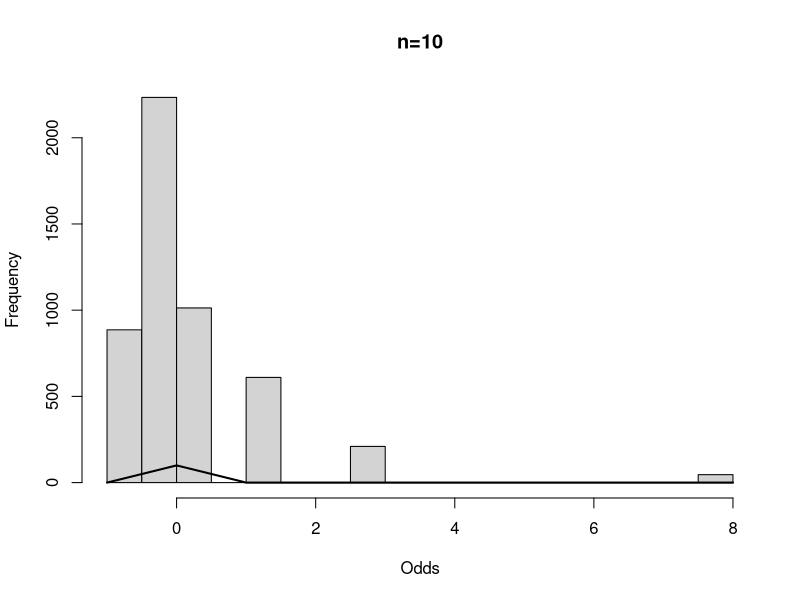
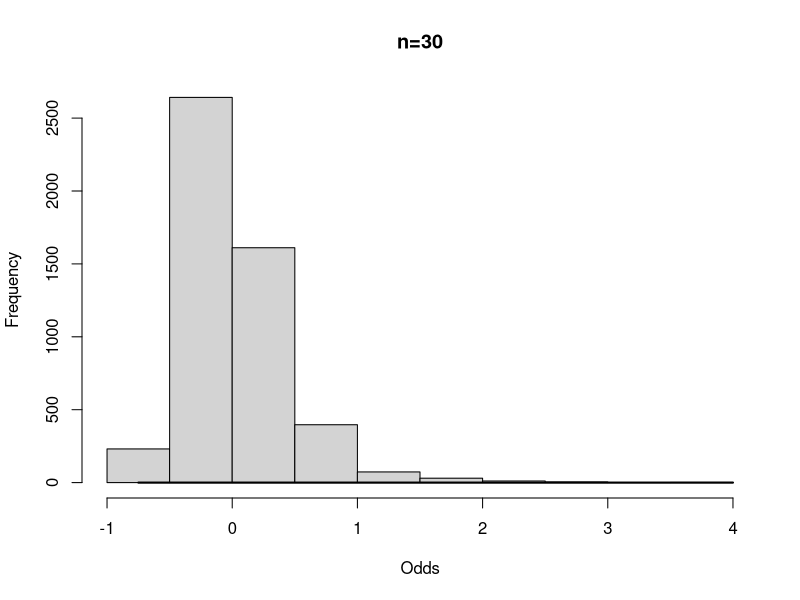
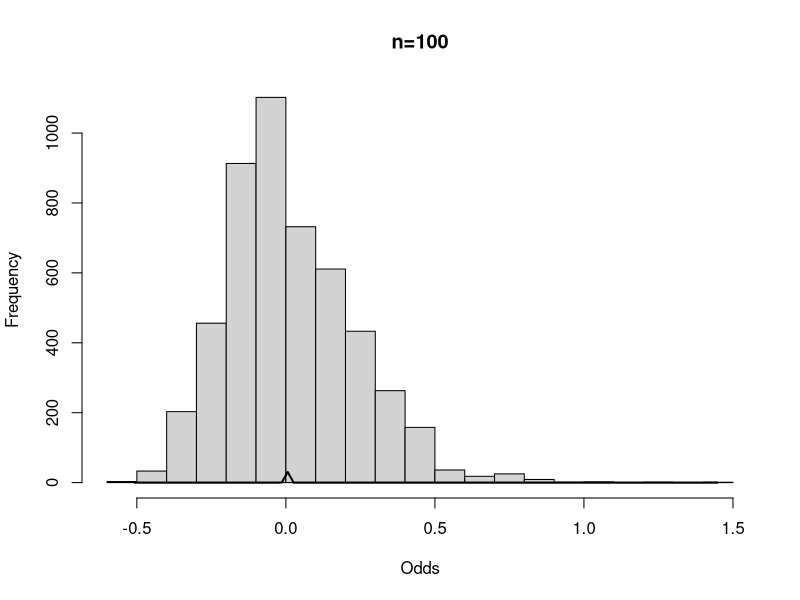
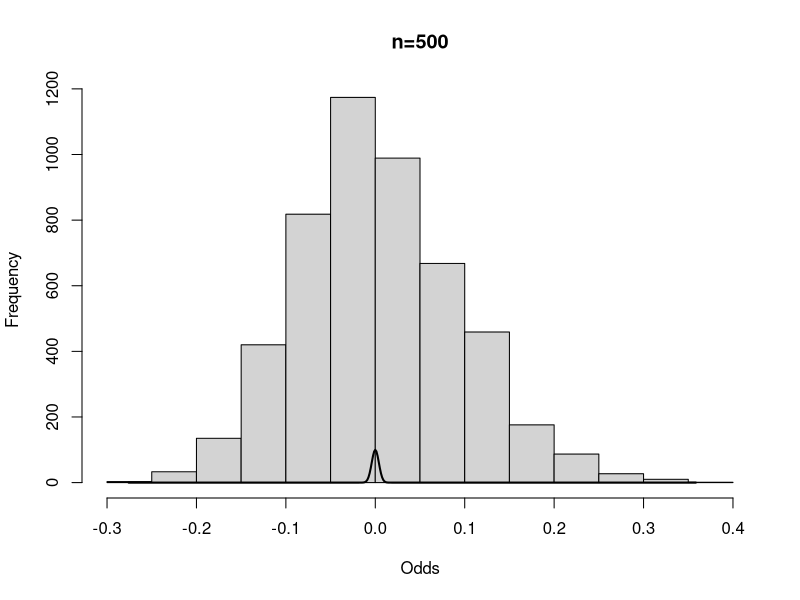
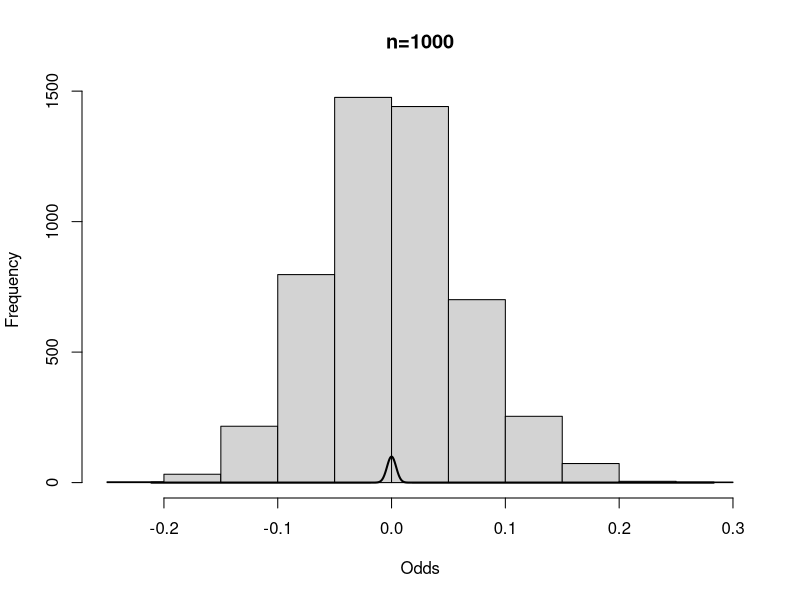

Write R code to recreate these figures, in order. (Note: this script raises an error after producing the figures.)
## Raul Torres Aragon
## Stat Comp 
## 2023-09-19
## hw2

set.seed(7625)
rm(list = ls())




## Q3

N <- 5e3

get_means <- function(n, N){
  Xbar <- vector(mode = "numeric", length = N)
  for(i in 1:N) {
    Xbar[i] <- mean(rbinom(n, 1, 0.5))
  }
  return(Xbar)
}

run_sim <- function(n) {
  Xbar <- get_means(n, N)
  Odds <- Xbar/(1-Xbar)
  return(Odds)
}

plot_hist <- function(Odds, n) {
  Odds <- Odds[is.finite(Odds)]
  x <- seq(min(Odds), max(Odds), length = n)
  fun <- dnorm(x, mean=0, sd=0.004)
  hist(Odds, main = paste0("n=",n))
  lines(x, fun, lwd = 2)
}


Odds010 <- run_sim(10) -1
empvar_010 <- var(Odds010[!is.infinite(Odds010)])
plot_hist(Odds010, 10)

Odds030 <- run_sim(30) -1
empvar_030 <- var(Odds030)
plot_hist(Odds030, 30)

Odds100 <- run_sim(100) -1
empvar_100 <- var(Odds100)
plot_hist(Odds100, 100)

Odds500 <- run_sim(500) -1
empvar_500 <- var(Odds500)
plot_hist(Odds500, 500)

Odds1e3 <- run_sim(1000) -1
empvar_1e3 <- var(Odds1e3)
plot_hist(Odds1e3, 1000)


jpeg("Q3_hists.jpg", width=700, height=450)
par(mfrow = c(1,5)) #, mar=c(1,1,1,0))
plot_hist(Odds010, 10)
plot_hist(Odds030, 30)
plot_hist(Odds100, 100)
plot_hist(Odds500, 500)
plot_hist(Odds1e3, 1000)
dev.off()


## Q4
get_BS_stats <- function(n, X){
  B <- data.frame(matrix(ncol = 0, nrow=n))
  for(i in 1:100){
    B[[paste0("B", i)]] <- X[sample(1:n, size=n, replace=TRUE)]
  }
  g_bar_mean <- apply(B, 2, mean) |> mean()
  g_bar_var  <- apply(B, 2, var)  |> mean()
  output <- list(g_bar_mean = g_bar_mean, g_bar_var = g_bar_var)
  return (output)
}

Ps <- c(0.001,0.1,0.25,0.5,0.75,0.9,0.99)
Ns <- c(10,30,100,500)

results <- data.frame(matrix(ncol = 7, nrow(4)))
k=0
means <- vector(mode="numeric", length = length(Ps)*length(Ns))
vars  <- vector(mode="numeric", length = length(Ps)*length(Ns))
for(p in Ps) {
  for(n in Ns) {
    k <- k+1
    X <- rbinom(n, 1, p)
    o <- get_BS_stats(n, X)
    means[k] <- o[[1]]
    vars[k] <- o[[2]]
  }
}

true_vars <- Ps*(1-Ps)
results <- data.frame("Ps" = rep(Ps, each = 4), 
                     "VARs" = rep(true_vars, each = 4),
                     "Ns" = c(rep(Ns, 7)),
                     "BSmean" = means,
                     "BSvar" = vars)

save.image(file="hw2_en.Rdata")

